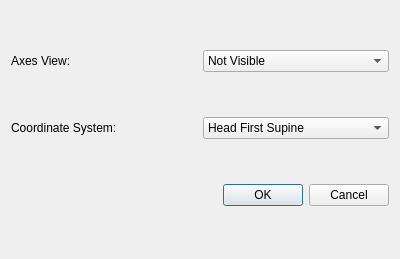
<?xml version="1.0" encoding="UTF-8"?>
<ui version="4.0">
 <class>axesProperties</class>
 <widget class="QDialog" name="axesProperties">
  <property name="geometry">
   <rect>
    <x>0</x>
    <y>0</y>
    <width>400</width>
    <height>259</height>
   </rect>
  </property>
  <property name="windowTitle">
   <string>Dialog</string>
  </property>
  <layout class="QGridLayout" name="gridLayout">
   <item row="0" column="0">
    <widget class="QLabel" name="label">
     <property name="text">
      <string>Axes View:</string>
     </property>
    </widget>
   </item>
   <item row="0" column="1">
    <widget class="QComboBox" name="visibleComboBox">
     <item>
      <property name="text">
       <string>Not Visible</string>
      </property>
     </item>
     <item>
      <property name="text">
       <string>Visible</string>
      </property>
     </item>
     <item>
      <property name="text">
       <string>Interactive</string>
      </property>
     </item>
    </widget>
   </item>
   <item row="1" column="0">
    <widget class="QLabel" name="label_2">
     <property name="text">
      <string>Coordinate System:</string>
     </property>
    </widget>
   </item>
   <item row="1" column="1">
    <widget class="QComboBox" name="coordComboBox">
     <item>
      <property name="text">
       <string>Head First Supine</string>
      </property>
     </item>
     <item>
      <property name="text">
       <string>Feet First Supine</string>
      </property>
     </item>
     <item>
      <property name="text">
       <string>VTK</string>
      </property>
     </item>
    </widget>
   </item>
   <item row="2" column="0" colspan="2">
    <widget class="QDialogButtonBox" name="buttonBox">
     <property name="orientation">
      <enum>Qt::Horizontal</enum>
     </property>
     <property name="standardButtons">
      <set>QDialogButtonBox::Cancel|QDialogButtonBox::Ok</set>
     </property>
    </widget>
   </item>
  </layout>
 </widget>
 <resources/>
 <connections>
  <connection>
   <sender>buttonBox</sender>
   <signal>accepted()</signal>
   <receiver>axesProperties</receiver>
   <slot>accept()</slot>
   <hints>
    <hint type="sourcelabel">
     <x>248</x>
     <y>254</y>
    </hint>
    <hint type="destinationlabel">
     <x>157</x>
     <y>274</y>
    </hint>
   </hints>
  </connection>
  <connection>
   <sender>buttonBox</sender>
   <signal>rejected()</signal>
   <receiver>axesProperties</receiver>
   <slot>reject()</slot>
   <hints>
    <hint type="sourcelabel">
     <x>316</x>
     <y>260</y>
    </hint>
    <hint type="destinationlabel">
     <x>286</x>
     <y>274</y>
    </hint>
   </hints>
  </connection>
 </connections>
</ui>
